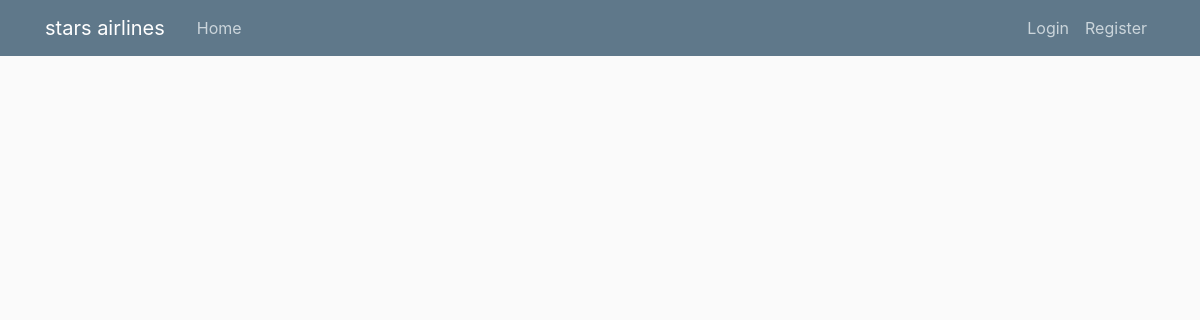
Page /blog//home on the earlier database version.
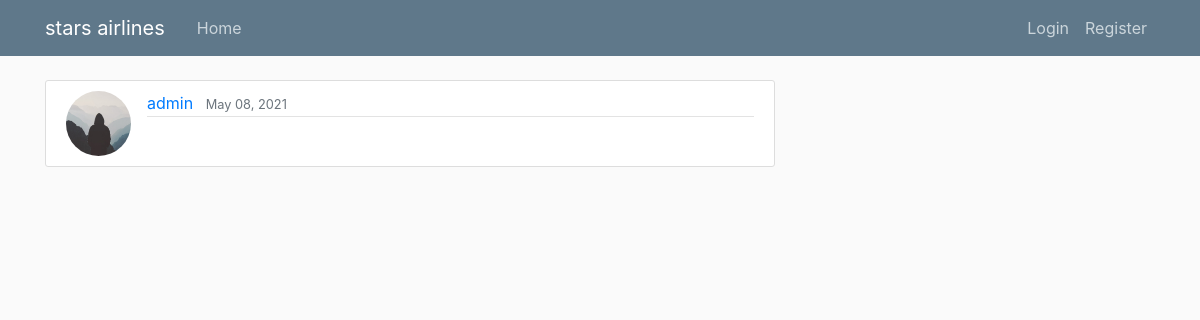
Same page on the later database version.
### blog/models.py (models this page shows, shortened)
class Post(models.Model):
    cin = models.CharField(max_length = 8)
    phone = PhoneNumberField()
    email = models.EmailField(max_length=70,blank=True,unique=True)
    request = models.CharField(max_length=100)
    Motivation = models.TextField()
    date_posted = models.DateTimeField(default=timezone.now)
    author = models.ForeignKey(User, on_delete=models.CASCADE)

### users/models.py (models this page shows, shortened)
class Profile(models.Model):
    user = models.OneToOneField(User, on_delete=models.CASCADE)
    image = models.ImageField(default='default.jpg', upload_to = 'profile_pics')

### blog/views.py (the view)
# urls.py: path('/home', PostListView.as_view(), name='blog-home'),
class PostListView(ListView):
    model = Post
    template_name='blog/home.html'
    context_object_name = 'posts'
    ordering=['-date_posted']
    paginate_by = 5

### blog/templates/blog/home.html (shortened to what this page needs)
{% extends "blog/base.html" %}
{% block content %}
    {% for post in posts %}
        <article class="media content-section">
          <img class="rounded-circle article-img" src="{{post.author.profile.image.url}}" >
          <div class="media-body">
            <div class="article-metadata">
                <a class="mr-2" href="{% url 'user-posts' post.author.username %}">{{ post.author }}</a>
                <small class="text-muted">{{ post.date_posted | date:"F d, Y" }}</small>
              </div>
          </div>
        </article>
    {% endfor %}
{% endblock content %}

### blog/templates/blog/base.html (shortened to what this page needs)
{% load static %}
<!DOCTYPE html>
<html>
<head>
    <link rel="stylesheet" href="https://maxcdn.bootstrapcdn.com/bootstrap/4.0.0/css/bootstrap.min.css">
    <link rel="stylesheet" type="text/css" href="{% static 'blog/main.css' %}">
</head>
<body>
    <header class="site-header">
      <nav class="navbar navbar-expand-md navbar-dark bg-steel fixed-top">
        <div class="container">
          <a class="navbar-brand mr-4" href="http://www.starsairlines.aero/" target="_blank" >stars airlines</a>
          <div class="collapse navbar-collapse" id="navbarToggle">
            <div class="navbar-nav mr-auto">
              <a class="nav-item nav-link" href="{% url 'blog-home' %}">Home</a>
            </div>
            <div class="navbar-nav">
              {% if user.is_authenticated %}
              <a class="nav-item nav-link" href="{%url 'post-create'%}">New Post</a>
                  <a class="nav-item nav-link" href="{% url 'profile' %}">Profile</a>
                  <a class="nav-item nav-link" href="#">Logout</a>
              {% else %}
                 <a class="nav-item nav-link" href="{% url 'login'  %}">Login</a>
                 <a class="nav-item nav-link" href="{% url 'register' %}">Register</a>
              {% endif %}
            </div>
          </div>
        </div>
      </nav>
    </header>
    <main role="main" class="container">
      <div class="row">
        <div class="col-md-8">
          {% block content %}{% endblock %}
        </div>
      </div>
    </main>
</body>
</html>

### users/static/users/main.css (style rules this page uses)
body { background: #fafafa; color: #333333; margin-top: 5rem; }
.bg-steel { background-color: #5f788a; }
.site-header .navbar-nav .nav-link { color: #cbd5db; }
.content-section { background: #ffffff; padding: 10px 20px; border: 1px solid #dddddd; border-radius: 3px; margin-bottom: 20px; }
.article-img { height: 65px; width: 65px; margin-right: 16px; }
.article-metadata { padding-bottom: 1px; margin-bottom: 4px; border-bottom: 1px solid #e3e3e3 }

Differences in the rows shown:
added Post: author.profile.image (placeholder picture), author "admin", date_posted "May 08, 2021"
